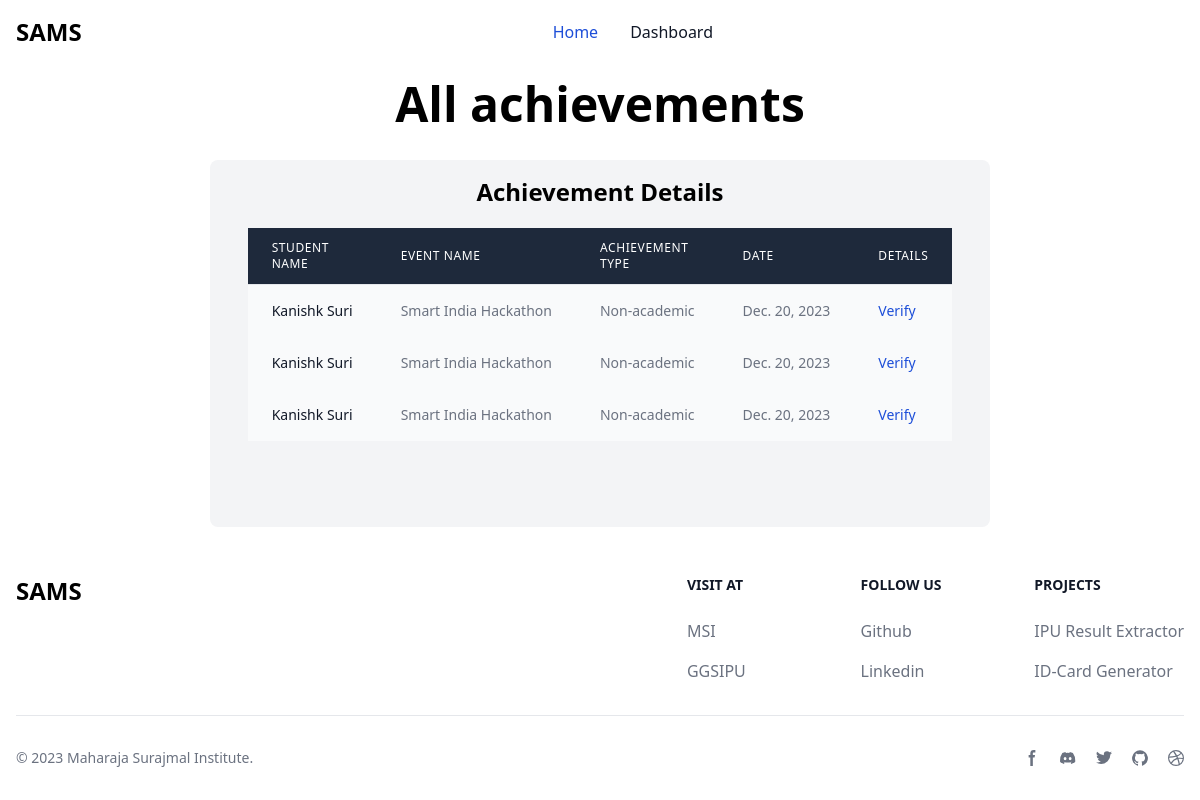
/for_f_achievements/ (signed in), run on an earlier commit of the app's database.
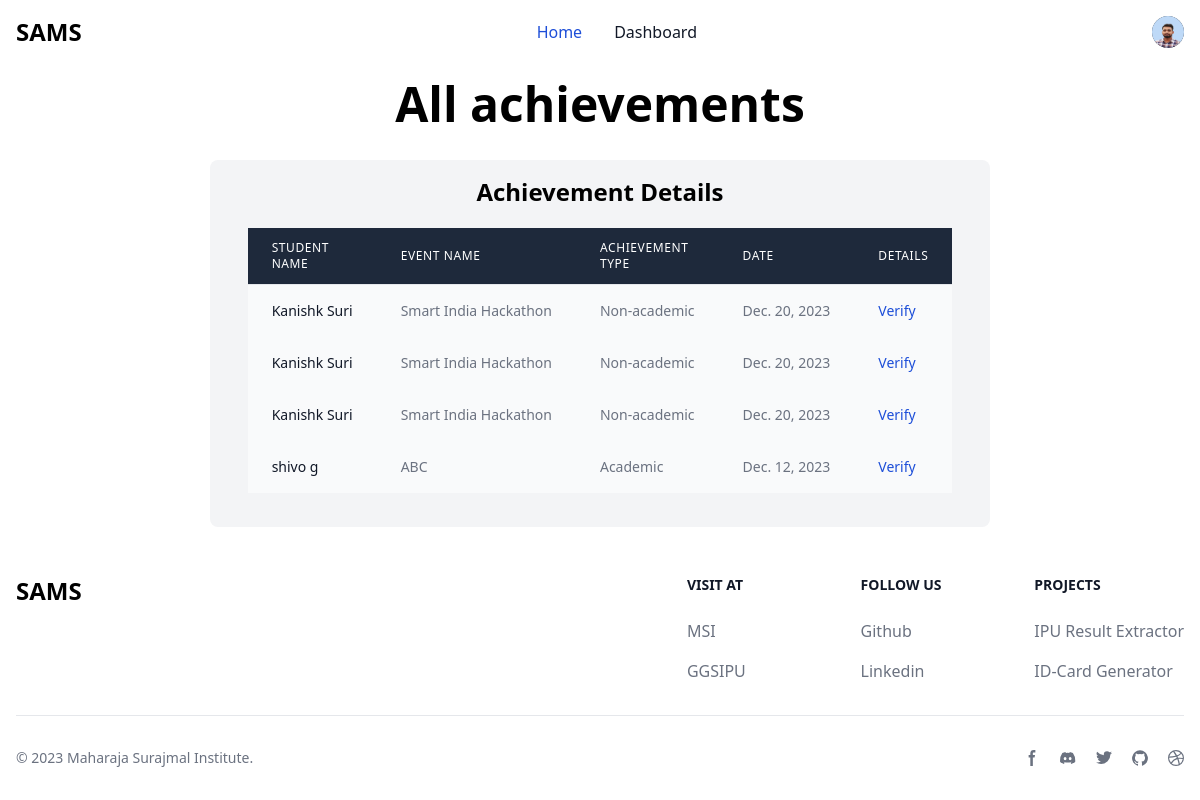
And on a later commit of the database.
### home/models.py (models this page shows)
class StudentAchievement(models.Model):
    type_choices = (
        ('1', 'Academic'),
        ('2', 'Non-Academic'),
    )
    student = models.ForeignKey(Student, on_delete=models.CASCADE, unique=False)
    event_name = models.CharField(max_length=255)
    achievement_type = models.CharField(max_length=255, choices=type_choices)
    category = models.CharField(max_length=255)
    venue = models.CharField(max_length=255)
    date = models.DateField()
    title = models.CharField(max_length=255)
    desc = models.CharField(max_length=255)
    role = models.CharField(max_length=255)
    file = models.ImageField(upload_to='achievement_files/')
    image_url = models.URLField()
    approved = models.BooleanField(default=False)
    approved_by = models.ForeignKey(Faculty, on_delete=models.PROTECT, null=True, blank=True)
    is_pending = models.BooleanField(default=True)

### users/models.py (models this page shows, shortened)
class Student(models.Model):
    user = models.OneToOneField(CustomUser, on_delete=models.CASCADE)
    enrollment_number = models.CharField(max_length=20)
    batch_year = models.IntegerField()
    semester = models.IntegerField()
    section = models.CharField(max_length=10)
    shift = models.CharField(max_length=10)

class CustomUser(AbstractUser):
    profile_picture = models.ImageField(upload_to='profile_pics/', default='profile_pics/default.png')
    portfolio_links = models.URLField(max_length=200, blank=True)
    department = models.CharField(max_length=100, null=False, blank=False)
    is_active = models.BooleanField(default=True)

### home/views.py (the view)
# urls.py: path('for_f_achievements/', faculty_view_all, name="faculty_achievments_view"),
@group_required('faculty')
def faculty_view_all(request):
    achievements = StudentAchievement.objects.all()
    return render(request, 'home/all_achievements.html', {'achievements': achievements})

### home/templatetags/home_extras.py (called while the page is built)
@register.filter(name="achievement_type")
def achievement_type(value):
    if value == '1':
        return "Academic"
    elif value == '2':
        return "Non-academic"

### templates/home/all_achievements.html (shortened to what this page needs)
{% extends 'base.html' %}
{% load home_extras %}
{% block heading %}All achievements{% endblock %}
{% block content %}
    <div class="flex flex-1  justify-center">
        <div class="relative sm:rounded-lg overflow-x-auto bg-gray-100 p-4 m-4">
            <h1 class="font-semibold text-2xl text-center pb-5">Achievement Details</h1>
            {% if student %}
            <table class="w-1/2 mx-auto bg-white rounded-full divide-y divide-gray-200">
                <thead class="bg-slate-800 text-white">
                    <th class="px-6 py-3 text-left text-xs font-medium uppercase tracking-wider">Student Name</th>
                    <th class="px-6 py-3 text-left text-xs font-medium uppercase tracking-wider">Event Name</th>
                    <th class="px-6 py-3 text-left text-xs font-medium uppercase tracking-wider">Achievement Type</th>
                    <th class="px-6 py-3 text-left text-xs font-medium uppercase tracking-wider">Date</th>
                    <th class="px-6 py-3 text-left text-xs font-medium uppercase tracking-wider">Details</th>
                </thead>
                <tbody>
                    {% for achievement in achievements %}
                        <tr class="bg-gray-50">
                            <td class="px-6 py-4 whitespace-nowrap text-sm font-medium text-gray-900">
                                {{ achievement.student.user.first_name }} {{ achievement.student.user.last_name }}
                            </td>
                            <td class="px-6 py-4 whitespace-nowrap text-sm text-gray-500">{{ achievement.event_name }}</td>
                            <td class="px-6 py-4 whitespace-nowrap text-sm text-gray-500">{{ achievement.achievement_type|achievement_type }}</td>
                            <td class="px-6 py-4 whitespace-nowrap text-sm text-gray-500">{{ achievement.date }}</td>
                            <td class="px-6 py-4 whitespace-nowrap text-sm text-gray-500">
                                <a href="{% url 'home:achievement details' achievement.id %}"
                                   class="text-blue-700">Show</a>
                        </tr>
                    {% endfor %}
                </tbody>
            </table>
            {% else %}
            <table class="w-1/2 mx-auto bg-white rounded-full divide-y divide-gray-200">
                <thead class="bg-slate-800 text-white">
                    <th class="px-6 py-3 text-left text-xs font-medium uppercase tracking-wider">Student Name</th>
                    <th class="px-6 py-3 text-left text-xs font-medium uppercase tracking-wider">Event Name</th>
                    <th class="px-6 py-3 text-left text-xs font-medium uppercase tracking-wider">Achievement Type</th>
                    <th class="px-6 py-3 text-left text-xs font-medium uppercase tracking-wider">Date</th>
                    <th class="px-6 py-3 text-left text-xs font-medium uppercase tracking-wider">Details</th>
                </thead>
                <tbody>
                    {% for achievement in achievements %}
                        <tr class="bg-gray-50">
                            <td class="px-6 py-4 whitespace-nowrap text-sm font-medium text-gray-900">
                                {{ achievement.student.user.first_name }} {{ achievement.student.user.last_name }}
                            </td>
                            <td class="px-6 py-4 whitespace-nowrap text-sm text-gray-500">{{ achievement.event_name }}</td>
                            <td class="px-6 py-4 whitespace-nowrap text-sm text-gray-500">{{ achievement.achievement_type|achievement_type }}</td>
                            <td class="px-6 py-4 whitespace-nowrap text-sm text-gray-500">{{ achievement.date }}</td>
                            <td class="px-6 py-4 whitespace-nowrap text-sm text-gray-500">
                                <a href="{% url 'home:achievement details' achievement.id %}"
                                   class="text-blue-700">Verify</a>
                            </td>
                        </tr>
                    {% endfor %}
                </tbody>
            </table>
            {% endif %}
        </div>
    </div>
{% endblock %}

### templates/base.html (shortened to what this page needs)
{% load static %}
<!DOCTYPE html>
<html lang="en">
  <head>
    <script src="https://cdn.tailwindcss.com"></script>
  </head>
  <body class="flex flex-col min-h-screen">
    <header class="site-header">
      <nav class="bg-white border-gray-200 dark:bg-gray-900">
        <div class="max-w-screen-xl flex flex-wrap items-center justify-between mx-auto p-4">
          <a href="{% url "home:home" %}" class="flex items-center">
            <span class="self-center text-2xl font-semibold whitespace-nowrap dark:text-white">SAMS</span>
          </a>
          <div class="flex items-center md:order-2">
            {% if user.is_authenticated %}
              <button type="button"
                      class="flex mr-3 text-sm bg-gray-800 rounded-full md:mr-0 focus:ring-4 focus:ring-gray-300 dark:focus:ring-gray-600"
                      id="user-menu-button"
                      aria-expanded="false"
                      data-dropdown-toggle="user-dropdown"
                      data-dropdown-placement="bottom">
                {% if user.profile_picture %}
                <img class="w-8 h-8 rounded-full" src="{{ user.profile_picture.url }}" alt="user photo">
                {% endif %}
              </button>
            {% endif %}
          </div>
          <div class="items-center justify-between hidden w-full md:flex md:w-auto md:order-1"
               id="navbar-user">
            <ul class="flex flex-col font-medium p-4 md:p-0 mt-4 border border-gray-100 rounded-lg bg-gray-50 md:flex-row md:space-x-8 md:mt-0 md:border-0 md:bg-white dark:bg-gray-800 md:dark:bg-gray-900 dark:border-gray-700">
              <li>
                <a href="{% url "home:home" %}"
                   class="block py-2 pl-3 pr-4 text-white bg-blue-700 rounded md:bg-transparent md:text-blue-700 md:p-0 md:dark:text-blue-500"
                   aria-current="page">Home</a>
              </li>
              <li>
                <a href="{% url "users:dashboard" %}"
                   class="block py-2 pl-3 pr-4 text-gray-900 rounded hover:bg-gray-100 md:hover:bg-transparent md:hover:text-blue-700 md:p-0 dark:text-white md:dark:hover:text-blue-500 dark:hover:bg-gray-700 dark:hover:text-white md:dark:hover:bg-transparent dark:border-gray-700">Dashboard</a>
              </li>
            </ul>
          </div>
        </div>
      </nav>
    </header>
    <h1 class="text-5xl text-center font-bold p-4">
      {% block heading %}Default heading{% endblock %}
    </h1>
    {% block content %}Default content{% endblock %}
    <footer class="bg-white dark:bg-gray-900">
      <div class="mx-auto w-full max-w-screen-xl p-4 py-6 lg:py-8">
        <div class="md:flex md:justify-between">
          <div class="mb-6 md:mb-0">
            <a href="#" class="flex items-center">
              <span class="self-center text-2xl font-semibold whitespace-nowrap dark:text-white">SAMS</span>
            </a>
          </div>
          <div class="grid grid-cols-2 gap-8 sm:gap-6 sm:grid-cols-3">
            <div>
              <h2 class="mb-6 text-sm font-semibold text-gray-900 uppercase dark:text-white">Visit At</h2>
              <ul class="text-gray-500 dark:text-gray-400 font-medium">
                <li class="mb-4">
                  <a href="https://www.msijanakpuri.com/" class="hover:underline">MSI</a>
                </li>
                <li>
                  <a href="https://www.ipu.ac.in/" class="hover:underline">GGSIPU</a>
                </li>
              </ul>
            </div>
            <div>
              <h2 class="mb-6 text-sm font-semibold text-gray-900 uppercase dark:text-white">Follow us</h2>
              <ul class="text-gray-500 dark:text-gray-400 font-medium">
                <li class="mb-4">
                  <a href="https://github.com/sdc-msi" class="hover:underline ">Github</a>
                </li>
                <li>
                  <a href="https://discord.gg/4eeurUVvTy" class="hover:underline">Linkedin</a>
                </li>
              </ul>
            </div>
            <div>
              <h2 class="mb-6 text-sm font-semibold text-gray-900 uppercase dark:text-white">Projects</h2>
              <ul class="text-gray-500 dark:text-gray-400 font-medium">
                <li class="mb-4">
                  <a href="https://github.com/sdc-msi/pdftocsv" class="hover:underline">IPU Result Extractor</a>
                </li>
                <li>
                  <a href="https://github.com/sdc-msi/idcardgenerator"
                     class="hover:underline">ID-Card Generator</a>
                </li>
              </ul>
            </div>
          </div>
        </div>
        <hr class="my-6 border-gray-200 sm:mx-auto dark:border-gray-700 lg:my-8" />
        <div class="sm:flex sm:items-center sm:justify-between">
        <span class="text-sm text-gray-500 sm:text-center dark:text-gray-400">© 2023 <a href="https://flowbite.com/" class="hover:underline">Maharaja Surajmal Institute.</a>
      </span>
      <div class="flex mt-4 sm:justify-center sm:mt-0">
        <a href="#"
           class="text-gray-500 hover:text-gray-900 dark:hover:text-white">
          <svg class="w-4 h-4"
               aria-hidden="true"
               xmlns="http://www.w3.org/2000/svg"
               fill="currentColor"
               viewBox="0 0 8 19">
            <path fill-rule="evenodd" d="M6.135 3H8V0H6.135a4.147 4.147 0 0 0-4.142 4.142V6H0v3h2v9.938h3V9h2.021l.592-3H5V3.591A.6.6 0 0 1 5.592 3h.543Z" clip-rule="evenodd" />
          </svg>
        </a>
        <a href="#"
           class="text-gray-500 hover:text-gray-900 dark:hover:text-white ms-5">
        </a>
        <a href="#"
           class="text-gray-500 hover:text-gray-900 dark:hover:text-white ms-5">
        </a>
        <a href=""
           class="text-gray-500 hover:text-gray-900 dark:hover:text-white ms-5">
        </a>
        <a href="#"
           class="text-gray-500 hover:text-gray-900 dark:hover:text-white ms-5">
        </a>
      </div>
    </div>
  </div>
</footer>
</body>
</html>

What changed in the data, as far as the page shows it:
now on this page (row edited): CustomUser: profile_picture (picture)
added StudentAchievement: student.user.first_name "shivo", student.user.last_name "g", event_name "ABC", achievement_type|achievement_type "Academic", date "Dec. 12, 2023"
